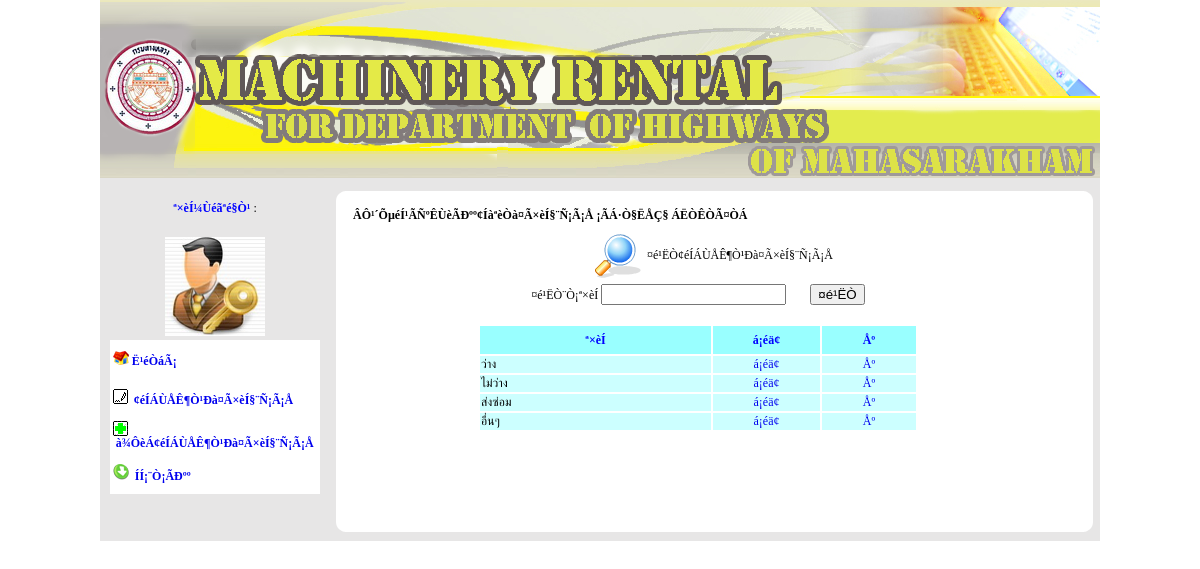
/Admin/search_status.php, run on the app's committed database.
### tables this page shows
CREATE TABLE `tb_machinery_status` (
  `status_id` int(5) NOT NULL auto_increment,
  `status_name` varchar(50) NOT NULL,
  PRIMARY KEY  (`status_id`)
);

### Admin/search_status.php (the view, shortened to what this page needs)
<!DOCTYPE HTML PUBLIC "-//W3C//DTD HTML 4.01 Transitional//EN"
"http://www.w3.org/TR/html4/loose.dtd">
<html>
<Center>
<head>
<link href="../css/css1.css" rel="stylesheet" type="text/css">
</head>
<body><font size="+5">
<table width="1000"  border="0" cellpadding="0" cellspacing="0">
  <tr valign="top">
    <td colspan="2"><? include("inc_header.php"); ?></td>
  </tr>
  <tr valign="top">
    <td height="5" colspan="2" bgcolor="#E7E6E6"></td>
  </tr>
  <tr valign="top">
    <td width="23%" height="114" bgcolor="#E7E6E6">
    <table width="100%" height="49"  border="0">
      <tr>
        <td width="100%" height="45"><center>
<span class="style1">ª×èÍ¼Ùéãªé§Ò¹</span> : <?=$_SESSION['adm_name']?>
        </center></td>
      </tr>
    </table>
      <table width="100%" height="102"  border="0">
        <tr>
          <td height="48" align="center"><img src="../images/administrator.jpg" alt="" width="100" height="99"></td>
        </tr>
        <tr>
          <td width="100%" height="48"><center>
            <table width="94%" height="146"  border="0" align="center" bgcolor="#FFFFFF">
              <tr>
                <td height="34"><strong><img src="../images/home.gif" alt="" width="16" height="14"><a href="Menu_Detail.php"> Ë¹éÒáÃ¡</a></strong></td>
              </tr>
              <tr>
                <td height="34"><strong><img src="../images/edit.gif" alt="" width="15" height="15">&nbsp; <a href="search_status.php">¢éÍÁÙÅÊ¶Ò¹Ðà¤Ã×èÍ§¨Ñ¡Ã¡Å</a></strong></td>
              </tr>
              <tr>
                <td height="34"><strong><img src="../images/addg.GIF" alt="" width="15" height="15"> &nbsp;<a href="addStatus.php">à¾ÔèÁ¢éÍÁÙÅÊ¶Ò¹Ðà¤Ã×èÍ§¨Ñ¡Ã¡Å</a></strong></td>
              </tr>
              <tr>
                <td width="100%" height="34"><strong><img src="../images/logout.gif" alt="" width="16" height="16">&nbsp;<a href="../logout.php"> ÍÍ¡¨Ò¡ÃÐºº</a></strong></td>
              </tr>
            </table>
          </center></td>
        </tr>
    </table>
    </td>
    <td width="77%"><table id="Table_01" width="100%" height="0" border="0" cellpadding="0" cellspacing="0">
      <tr>
        <td width="20"> <img src="../images/rim_01.gif" width="20" height="22" alt=""></td>
        <td background="../images/rim_02.gif"> <img src="../images/rim_02.gif" width="8" height="22" alt=""></td>
        <td background="../images/rim_02.gif">&nbsp; </td>
        <td width="23"> <img src="../images/rim_04.gif" width="23" height="22" alt=""></td>
      </tr>
      <tr>
        <td background="../images/rim_05.gif"> <img src="../images/rim_05.gif" width="20" height="11" alt=""></td>
        <td colspan="2" rowspan="2" valign="top" bgcolor="#FFFFFF"><table width="100%"  border="0">
          <tr>
            <td width="48%" colspan="2" ><strong>ÂÔ¹´ÕµéÍ¹ÃÑºÊÙèÃÐºº¢ÍàªèÒà¤Ã×èÍ§¨Ñ¡Ã¡Å ¡ÃÁ·Ò§ËÅÇ§ ÁËÒÊÒÃ¤ÒÁ </strong></td>
          </tr>
          <tr>
            <td colspan="2" rowspan="2" bgcolor="#FFFFFF">
              <table width="690" height="162" border="0" align="center">
                <tr>
                  <td width="287" align="right"><img src="../images/icon_search11.gif" width="50" height="50" align="right"></td>
                  <td width="393"><span class="style51">¤é¹ËÒ¢éÍÁÙÅÊ¶Ò¹Ðà¤Ã×èÍ§¨Ñ¡Ã¡Å</span></td>
                </tr>
                <tr>
                  <td colspan="2" align="center"><form id="form1" name="form1" method="post" action="search_status.php">
      ¤é¹ËÒ¨Ò¡ª×èÍ
      <input name="txtKeyword" type="text" id="txtKeyword" value="<?=$_POST["txtKeyword"];?>" />
<input type="submit" name="Submit" value="¤é¹ËÒ" />
                  </form></td>
                  </tr>
                <tr>
                  <td colspan="2">
<br>
                    <table width="440" border="0" align="center">
                      <tr>
                      	<td width="229" height="26" bgcolor="#99FFFF"><div align="center" class="style1">ª×èÍ</div></td>
          <td width="105" bgcolor="#99FFFF"><div align="center" class="style1">á¡éä¢</div></td>
          <td width="92" bgcolor="#99FFFF"><div align="center" class="style1">Åº</div></td>
                      </tr>
                      <?
					  $txt_search = $_POST['txtKeyword'];
$sql_show = "select * from tb_machinery_status where status_id is not null and status_name like '%$txt_search%'";
$result_show = mysql_query($sql_show) or die(mysql_error());
while($row_show = mysql_fetch_array($result_show))
{
?>
        <tr>
        <td bgcolor="#CCFFFF"><?=$row_show['status_name']?></td>
          <td bgcolor="#CCFFFF"><div align="center"><a href="editStatus.php?edit_id=<?=$row_show['status_id']?>">á¡éä¢</a></div></td>
           <td bgcolor="#CCFFFF"><div align="center"><a href="del_status.php?del_id=<?=$row_show[status_id]?>" onClick='return Conf(this)' >Åº</a></div></td>
        </tr>
        <?
}
?>
                    </table></td>
                </tr>
              </table></td>
          </tr>
          <tr>
            <td colspan="2">&nbsp;</td>
            </tr>
        </table></td>
        <td background="../images/rim_07.gif"> <img src="../images/rim_07.gif" width="23" height="11" alt=""></td>
      </tr>
      <tr>
        <td height="300" background="../images/rim_05.gif">&nbsp; </td>
        <td background="../images/rim_07.gif">&nbsp; </td>
      </tr>
      <tr>
        <td> <img src="../images/rim_10.gif" width="20" height="25" alt=""></td>
        <td background="../images/rim_11.gif"> <img src="../images/rim_11.gif" width="8" height="25" alt=""></td>
        <td background="../images/rim_11.gif">&nbsp; </td>
        <td> <img src="../images/rim_13.gif" width="23" height="25" alt=""></td>
      </tr>
    </table></td>
  </tr>
</table>
</font>
</body>
</Center>
</html>

### css/css1.css (style rules this page uses)
body,td,th { font-family: MS Sans Serif, CordiaUPC; font-size: 12px; }
body { margin-left: 0px; margin-top: 0px; margin-right: 0px; margin-bottom: 0px; }
a { font-family: MS Sans Serif, CordiaUPC; font-size: 12px; }
a:link { text-decoration: none; }

### data on the page
tb_machinery_status: status_name "ว่าง"
tb_machinery_status: status_name "ไม่ว่าง"
tb_machinery_status: status_name "ส่งซ่อม"
tb_machinery_status: status_name "อื่นๆ"
